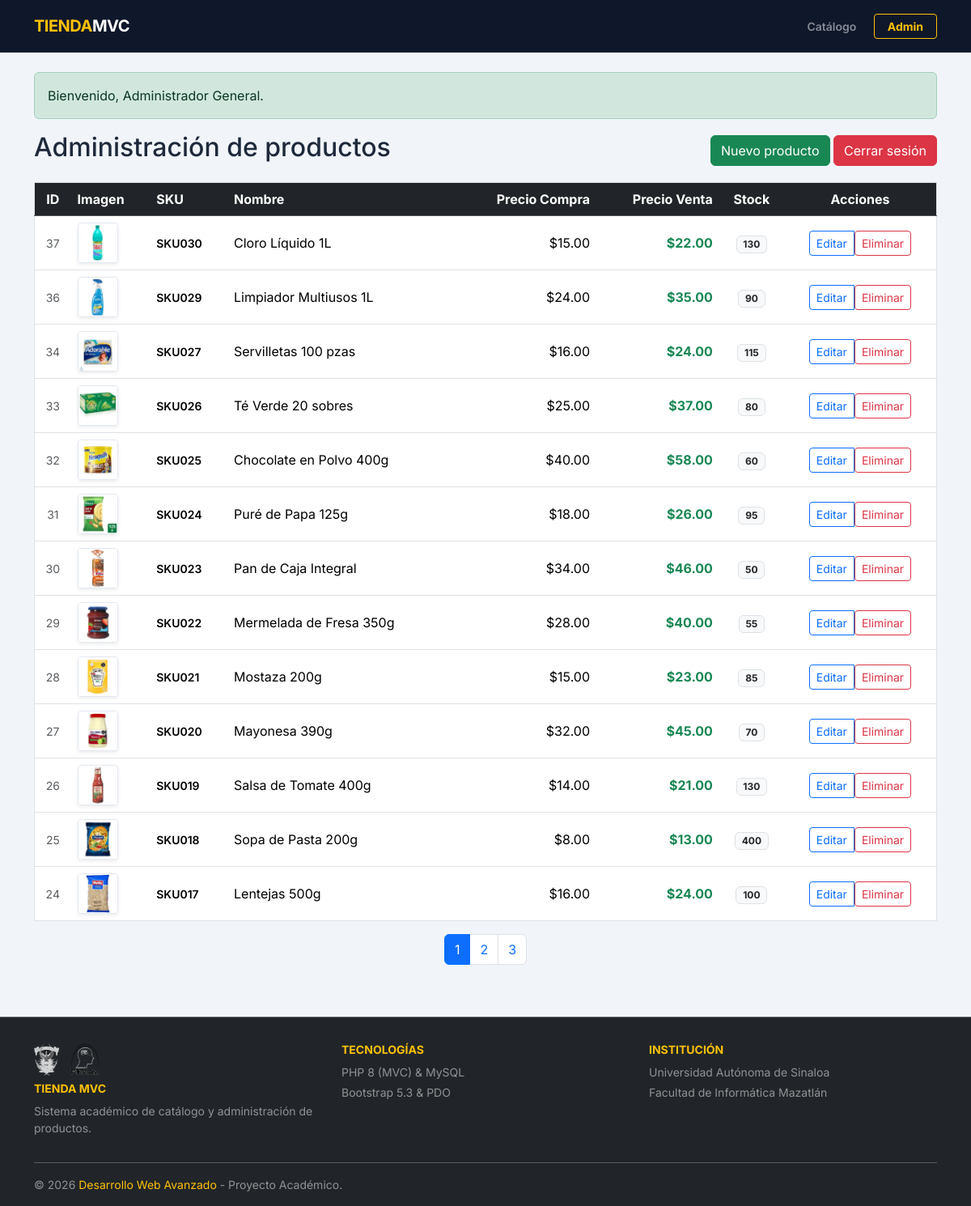
Page /productos (signed in) on the committed database.
### tables this page shows
CREATE TABLE `productos` (
  `id` int NOT NULL,
  `sku` varchar(50) NOT NULL,
  `nombre` varchar(100) NOT NULL,
  `descripcion` text NOT NULL,
  `precio_compra` decimal(10,2) NOT NULL,
  `precio_venta` decimal(10,2) NOT NULL,
  `existencia` int NOT NULL,
  `imagen` varchar(255) DEFAULT NULL,
  `created_at` timestamp NOT NULL DEFAULT CURRENT_TIMESTAMP,
  `updated_at` timestamp NOT NULL DEFAULT CURRENT_TIMESTAMP ON UPDATE CURRENT_TIMESTAMP
);

### controllers/ProductoController.php (called while the page is built, shortened)
<?php
class ProductoController
{
    private ProductoModel $productoModel;
    public function __construct()
    {
        $this->productoModel = new ProductoModel();
    }
    public function index(): void
    {
        $porPagina = 13;
        $pagina = (int)($_GET['page'] ?? 1);
        $totalProductos = $this->productoModel->contarTodos();
        $totalPaginas = (int)ceil($totalProductos / $porPagina);
        $offset = ($pagina - 1) * $porPagina;
        $productos = $this->productoModel->obtenerPaginados($porPagina, $offset);
        require_once __DIR__ . '/../views/productos/index.php';
    }
}

### config/Autoload.php (called while the page is built, shortened)
<?php
spl_autoload_register(function ($class) {
    $baseDir = __DIR__ . '/../';
    $class = str_replace('\\', '/', $class);
    $parts = explode('/', $class);
    if (!empty($parts)) {
    $parts[0] = strtolower($parts[0]);
    }
    $file = $baseDir . implode('/', $parts) . '.php';
});

### config/Database.php (called while the page is built, shortened)
<?php
class Database {
    private string $host = 'localhost';
    private string $dbName = 'tienda_mvc';
    private string $username = 'root';
    private string $password = '';
    private string $charset = 'utf8mb4';
    public function connect() : PDO {
        try {
        $dsn = "mysql:host={$this->host};dbname={$this->dbName};charset={$this->charset}";
        $pdo = new PDO($dsn, $this->username, $this->password);
        $pdo->setAttribute(PDO::ATTR_ERRMODE, PDO::ERRMODE_EXCEPTION);
        $pdo->setAttribute(PDO::ATTR_DEFAULT_FETCH_MODE, PDO::FETCH_ASSOC);
        return $pdo;
        } catch(PDOException $e) {
            die('Error de conexión con la base de datos.');
        }
    }
}

### models/ProductoModel.php (called while the page is built, shortened)
<?php
class ProductoModel {
    private PDO $conexion;
    public function __construct()
    {
        $db = new Database();
        $this->conexion = $db->connect();
    }
    public function contarTodos(): int
    {
        try {
            $stmt = $this->conexion->query('SELECT COUNT(*) FROM productos');
            return (int)$stmt->fetchColumn();
        } catch (PDOException $e) {
            return 0;
        }
    }
    public function obtenerPaginados(int $limite, int $offset): array
    {
        try {
            $sql = 'SELECT * FROM productos ORDER BY id DESC LIMIT :limite OFFSET :offset';
            $stmt = $this->conexion->prepare($sql);
            $stmt->bindValue(':limite', $limite, PDO::PARAM_INT);
            $stmt->bindValue(':offset', $offset, PDO::PARAM_INT);
            $stmt->execute();
            return $stmt->fetchAll();
        } catch (PDOException $e) {
            return [];
        }
    }
}

### views/productos/index.php (the view, shortened to what this page needs)
<?php require_once __DIR__ . '/../layouts/header.php'; ?>
<div class="d-flex justify-content-between align-items-center mb-3">
    <h2>Administración de productos</h2>
    <div>
        <a href="<?= BASE_URL ?>/productos/create" class="btn btn-success">Nuevo producto</a>
        <a href="<?= BASE_URL ?>/logout" class="btn btn-danger">Cerrar sesión</a>
    </div>
</div>
<table class="table table-hover align-middle border">
    <thead class="table-dark">
        <tr>
            <th class="text-center">ID</th>
            <th>Imagen</th>
            <th>SKU</th>
            <th>Nombre</th>
            <th class="text-end">Precio Compra</th>
            <th class="text-end">Precio Venta</th>
            <th class="text-center">Stock</th>
            <th class="text-center">Acciones</th>
        </tr>
    </thead>
    <tbody>
        <?php foreach ($productos as $producto): ?>
            <tr>
                <td class="text-center text-muted small"><?= (int)$producto['id']; ?></td>
                <td>
                    <?php if (!empty($producto['imagen'])): ?>
                        <img src="<?= BASE_URL ?>/uploads/<?= htmlspecialchars($producto['imagen']); ?>"
                             alt="<?= htmlspecialchars($producto['nombre']); ?>"
                             class="producto-thumb-img shadow-sm">
                    <?php else: ?>
                        <div class="bg-light d-flex align-items-center justify-content-center producto-thumb-img text-muted small italic">
                            N/A
                        </div>
                    <?php endif; ?>
                </td>
                <td class="fw-semibold small"><?= htmlspecialchars($producto['sku']); ?></td>
                <td><?= htmlspecialchars($producto['nombre']); ?></td>
                <td class="text-end">$<?= number_format((float)$producto['precio_compra'], 2); ?></td>
                <td class="text-end fw-bold text-success">$<?= number_format((float)$producto['precio_venta'], 2); ?></td>
                <td class="text-center">
                    <span class="badge <?= (int)$producto['existencia'] > 0 ? 'bg-light text-dark border' : 'bg-danger'; ?>">
                        <?= (int)$producto['existencia']; ?>
                    </span>
                </td>
                <td class="text-center">
                    <div class="btn-group">
                        <a href="<?= BASE_URL ?>/productos/edit/<?= (int)$producto['id']; ?>"
                           class="btn btn-outline-primary btn-sm">
                           Editar
                        </a>
                        <form action="<?= BASE_URL ?>/productos/delete" method="POST" class="d-inline">
                            <button type="submit" class="btn btn-outline-danger btn-sm"
                                    onclick="return confirm('¿Deseas eliminar este producto?');">
                                Eliminar
                            </button>
                        </form>
                    </div>
                </td>
            </tr>
        <?php endforeach; ?>
    </tbody>
</table>
<?php if (!empty($totalPaginas) && $totalPaginas > 1): ?>
    <nav aria-label="Paginación de productos">
        <ul class="pagination justify-content-center">
            <?php for ($i = 1; $i <= $totalPaginas; $i++): ?>
                <li class="page-item <?= $i === $pagina ? 'active' : ''; ?>">
                    <a class="page-link" href="<?= BASE_URL ?>/productos/page/<?= $i; ?>">
                        <?= $i; ?>
                    </a>
                </li>
            <?php endfor; ?>
        </ul>
    </nav>
<?php endif; ?>
<?php require_once __DIR__ . '/../layouts/footer.php'; ?>

### views/layouts/header.php (style rules this page uses)
:root { --primary-color: #334155; --accent-color: #64748b; --success-color: #10b981; --bg-body: #f1f5f9; }
html, body { height: 100%; font-family: 'Inter', sans-serif; background-color: var(--bg-body); color: #1e293b; }
body { display: flex; flex-direction: column; }
.producto-thumb-img { width: 50px; height: 50px; object-fit: cover; border-radius: 4px; border: 1px solid #e2e8f0; }

### rows in the picture
productos: id "37", imagen (picture), sku "SKU030", nombre "Cloro Líquido 1L", precio_compra "15.00", precio_venta "22.00", existencia "130"
productos: id "36", imagen (picture), sku "SKU029", nombre "Limpiador Multiusos 1L", precio_compra "24.00", precio_venta "35.00", existencia "90"
productos: id "34", imagen (picture), sku "SKU027", nombre "Servilletas 100 pzas", precio_compra "16.00", precio_venta "24.00", existencia "115"
productos: id "33", imagen (picture), sku "SKU026", nombre "Té Verde 20 sobres", precio_compra "25.00", precio_venta "37.00", existencia "80"
productos: id "32", imagen (picture), sku "SKU025", nombre "Chocolate en Polvo 400g", precio_compra "40.00", precio_venta "58.00", existencia "60"
productos: id "31", imagen (picture), sku "SKU024", nombre "Puré de Papa 125g", precio_compra "18.00", precio_venta "26.00", existencia "95"
productos: id "30", imagen (picture), sku "SKU023", nombre "Pan de Caja Integral", precio_compra "34.00", precio_venta "46.00", existencia "50"
productos: id "29", imagen (picture), sku "SKU022", nombre "Mermelada de Fresa 350g", precio_compra "28.00", precio_venta "40.00", existencia "55"
productos: id "28", imagen (picture), sku "SKU021", nombre "Mostaza 200g", precio_compra "15.00", precio_venta "23.00", existencia "85"
productos: id "27", imagen (picture), sku "SKU020", nombre "Mayonesa 390g", precio_compra "32.00", precio_venta "45.00", existencia "70"
productos: id "26", imagen (picture), sku "SKU019", nombre "Salsa de Tomate 400g", precio_compra "14.00", precio_venta "21.00", existencia "130"
productos: id "25", imagen (picture), sku "SKU018", nombre "Sopa de Pasta 200g", precio_compra "8.00", precio_venta "13.00", existencia "400"
productos: id "24", imagen (picture), sku "SKU017", nombre "Lentejas 500g", precio_compra "16.00", precio_venta "24.00", existencia "100"

### other values in the picture
$_SESSION['success'] "Bienvenido, Administrador General."
